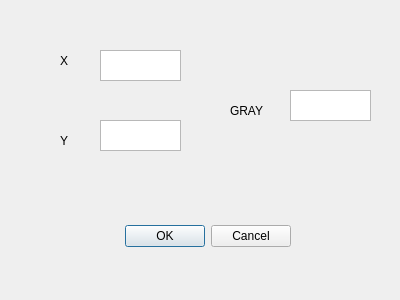
<?xml version="1.0" encoding="UTF-8"?>
<ui version="4.0">
 <class>SetPiexelDialog2</class>
 <widget class="QDialog" name="SetPiexelDialog2">
  <property name="geometry">
   <rect>
    <x>0</x>
    <y>0</y>
    <width>400</width>
    <height>300</height>
   </rect>
  </property>
  <property name="windowTitle">
   <string>Dialog</string>
  </property>
  <widget class="QDialogButtonBox" name="buttonBox">
   <property name="geometry">
    <rect>
     <x>-50</x>
     <y>220</y>
     <width>341</width>
     <height>32</height>
    </rect>
   </property>
   <property name="orientation">
    <enum>Qt::Horizontal</enum>
   </property>
   <property name="standardButtons">
    <set>QDialogButtonBox::Cancel|QDialogButtonBox::Ok</set>
   </property>
  </widget>
  <widget class="QLabel" name="label">
   <property name="geometry">
    <rect>
     <x>60</x>
     <y>50</y>
     <width>31</width>
     <height>21</height>
    </rect>
   </property>
   <property name="text">
    <string>X</string>
   </property>
  </widget>
  <widget class="QLabel" name="label_2">
   <property name="geometry">
    <rect>
     <x>60</x>
     <y>130</y>
     <width>31</width>
     <height>21</height>
    </rect>
   </property>
   <property name="text">
    <string>Y</string>
   </property>
  </widget>
  <widget class="QTextEdit" name="textEditX">
   <property name="geometry">
    <rect>
     <x>100</x>
     <y>50</y>
     <width>81</width>
     <height>31</height>
    </rect>
   </property>
  </widget>
  <widget class="QTextEdit" name="textEditY">
   <property name="geometry">
    <rect>
     <x>100</x>
     <y>120</y>
     <width>81</width>
     <height>31</height>
    </rect>
   </property>
  </widget>
  <widget class="QTextEdit" name="textEditGray">
   <property name="geometry">
    <rect>
     <x>290</x>
     <y>90</y>
     <width>81</width>
     <height>31</height>
    </rect>
   </property>
  </widget>
  <widget class="QLabel" name="label_3">
   <property name="geometry">
    <rect>
     <x>230</x>
     <y>100</y>
     <width>51</width>
     <height>21</height>
    </rect>
   </property>
   <property name="text">
    <string>GRAY</string>
   </property>
  </widget>
 </widget>
 <resources/>
 <connections>
  <connection>
   <sender>buttonBox</sender>
   <signal>accepted()</signal>
   <receiver>SetPiexelDialog2</receiver>
   <slot>accept()</slot>
   <hints>
    <hint type="sourcelabel">
     <x>248</x>
     <y>254</y>
    </hint>
    <hint type="destinationlabel">
     <x>157</x>
     <y>274</y>
    </hint>
   </hints>
  </connection>
  <connection>
   <sender>buttonBox</sender>
   <signal>rejected()</signal>
   <receiver>SetPiexelDialog2</receiver>
   <slot>reject()</slot>
   <hints>
    <hint type="sourcelabel">
     <x>316</x>
     <y>260</y>
    </hint>
    <hint type="destinationlabel">
     <x>286</x>
     <y>274</y>
    </hint>
   </hints>
  </connection>
 </connections>
</ui>
